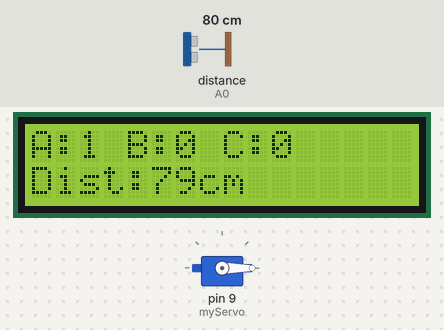
Bench run of a sketch on a simulated Arduino Uno, built with avr-gcc and run on an emulated ATmega328P. Shown: servo, 16×2 character LCD. Wiring (inferred from the names in the program): ultrasonic range finder: trigger A0; echo A0. The test bench sets the inputs (shaded band); at power-on: distance to the obstacle (sensor on A0) 80 cm. The echo pulse lasts 58.3 µs per cm.

Above: at 1.2 s.
1.3 s: distance to the obstacle (sensor on A0) set to 97 cm
At 2.3 s:
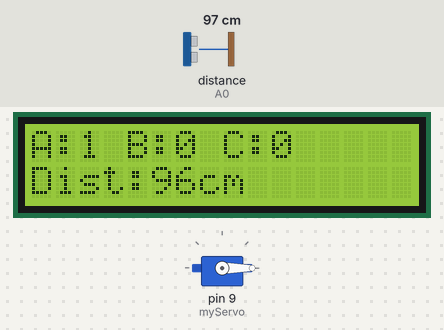
2.9 s: distance to the obstacle (sensor on A0) set to 105 cm
At 3.7 s:
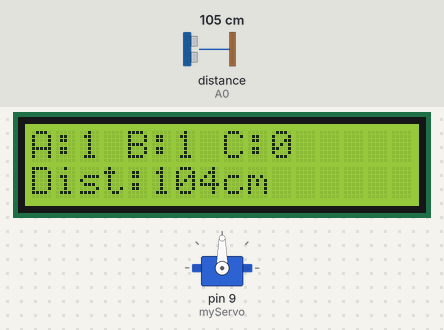
4.6 s: distance to the obstacle (sensor on A0) set to 198 cm
At 5.6 s:
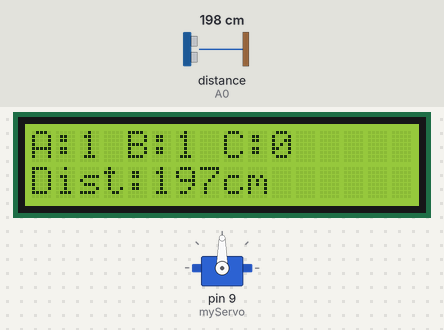
6.2 s: distance to the obstacle (sensor on A0) set to 205 cm
At 7.1 s:
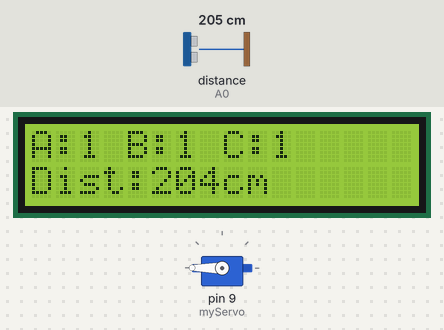
Timing chart, 0 to 9.0 s (numbered marks = the images above; inputs shaded):
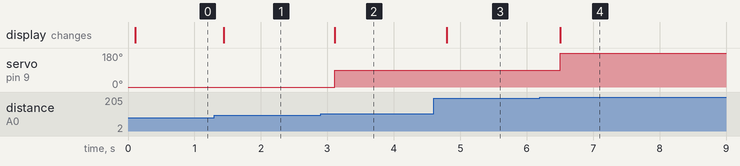

Measured:
- the behaviour switches between 100 and 101 cm on distance to the obstacle (sensor on A0) (found by bisection; images 1 and 2)
- the behaviour switches between 200 and 201 cm on distance to the obstacle (sensor on A0) (found by bisection; images 3 and 4)
- after the input at 1.3 s, the display: changes after 0.14 s (image 1)
- after the input at 2.9 s, servo on pin 9 (myServo): 0° → 90° after 0.21 s; the display: changes after 0.21 s (image 2)
- after the input at 4.6 s, the display: changes after 0.20 s (image 3)
- after the input at 6.2 s, servo on pin 9 (myServo): 90° → 180° after 0.30 s; the display: changes after 0.30 s (image 4)

The sketch:

sorterconveyor.ino
```cpp
/*In this project the goal is to sort objects in the conveyor belt.
 since we dont have the colour sensor, the project uses a UV sensor
 this object is sorted in 3 steps.
 A)the motor (bottom) which is powered by the 9V battery is the motor
 of the conveyor belt. it brings the objects to the edge of the convayor
 belts and drops it.
 B)the UV sensor calculates the length of the object (by calculating the distance
 of the object such the other side of the object are on the same horizontal level
 we divide them into 3 groups, in this case 0cm to 100cm,100 to 200cm,200 to 333 cm
 C) Based on the reaading, I programmed the servo motor to be at 0,90,180 degrees when
 different groups are detected.a right triangular prism hence guiding objects to their
 resprctive bins using grvavity
*/


// importing libraries for servo and lcd screen
#include <Servo.h>
#include <Adafruit_LiquidCrystal.h>
// A,B,C are counter variables for the 3 groups
int A = 0;
int B = 0;
int C = 0;
int pos =0;
int lastZone = 0;          // 0 = nothing, 1 = A, 2 = B, 3 = C
int uvPin = A0;			   // pin for uv sensor
// creating objects for servo and lcd
Servo myServo;
Adafruit_LiquidCrystal lcd(0);
// this function makes sure that no repeated results are there in the continuous loop
//without this function it was going crazy
//it is making sure that each object is scanned only once

double readDistanceCm()
{
  pinMode(uvPin, OUTPUT);
  digitalWrite(uvPin, LOW);
  delayMicroseconds(2);
  digitalWrite(uvPin, HIGH);
  delayMicroseconds(5);
  digitalWrite(uvPin, LOW);

  pinMode(uvPin, INPUT);
  double duration = pulseIn(uvPin, HIGH, 30000);
  if (duration == 0) return -1;
  // this calculates the distance using the speed on sound
  return duration * 0.0343 / 2;
  // sound travels at 0,0343 cm per micro second, by 2 is because sound covered twice distance
 }
// setup
void setup() {
  myServo.attach(9);
  myServo.write(0);

  lcd.begin(16, 2);
  lcd.setCursor(0, 0);
  lcd.print("A:0 B:0 C:0");
}
//loop
void loop() {
  double reading = readDistanceCm();
  int zone = 0;
// categorize into groups
  if (reading > 0 && reading <= 100)
  {zone = 1;
  }
  else if (reading > 100 && reading <= 200)
  {zone = 2;
  }
  else if (reading > 200 && reading <= 333)
  {zone = 3;
  }
  // Act only when the zone changes
  if (zone != lastZone && zone != 0) {
    if (zone == 1)
    { pos=0;
     A++;
    }
    else if (zone == 2)
    { pos=90;
     B++;
    }
    else
    { pos=180;
     C++;
    }
  }

  myServo.write(pos);
  lastZone = zone;
  // print on the lcd
  lcd.setCursor(0, 0);
  lcd.print("A:");
  lcd.print(A);
  lcd.print(" B:");
  lcd.print(B);
  lcd.print(" C:");
  lcd.print(C);
  lcd.print("   ");

  lcd.setCursor(0, 1);
  lcd.print("Dist:");
  if (reading < 0)
  {lcd.print("--");
  }
  else
  {lcd.print((int)reading);
  }
  lcd.print("cm     ");

  delay(300);
}
```
